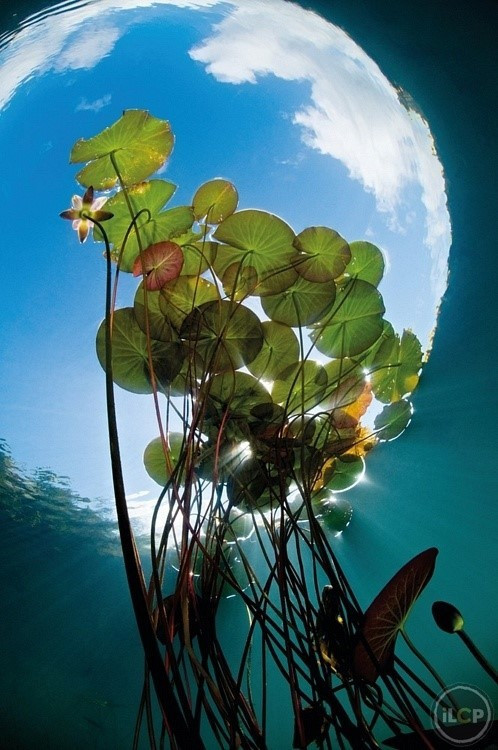
#> input picture 【OpenCv基础】第37讲 基础轮廓查找/python/PythonApplication/PythonApplication/1.jpg, 498 x 750 px
$ python PythonApplication.py   (older library calls are emulated)
#> lines starting #> are read from the running program, lines starting #| are printed output that depends on the picture; after the words box and inside, x2 and y2 are one past the last pixel; in counts of white or black regions, pixels touching at a corner belong together
import cv2
import numpy as np
import random

def zh_ch(string):
	return string.encode("gbk").decode(errors="ignore")

# 【1】载入原始图
srcImage = cv2.imread("1.jpg", 0)
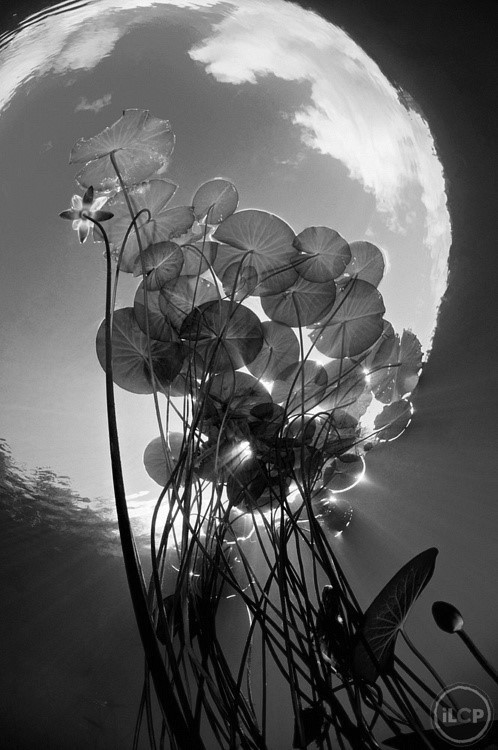
#> srcImage: shape (750, 498); min 0, max 255, mean 94.5
cv2.imshow("原始图", srcImage)

# 【2】初始化结果图
imgH = srcImage.shape[0]
#> imgH = 750
imgW = srcImage.shape[1]
#> imgW = 498
dstImage = cv2.UMat((imgW, imgH), cv2.CV_8UC3)

# 【3】srcImage取大于阈值119的那部分
ret,srcImage = cv2.threshold(srcImage,119,255,cv2.THRESH_BINARY)
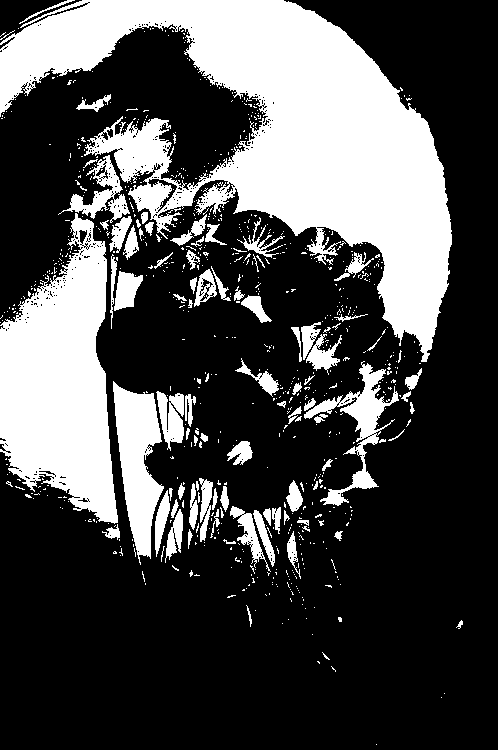
#> srcImage: shape (750, 498); 29.8% white; 779 white regions (693 under 20 px)
cv2.imshow(zh_ch('取阈值后的原始图'), srcImage)

# 【4】查找轮廓
contours, hierarchy = cv2.findContours(srcImage,cv2.RETR_CCOMP,cv2.CHAIN_APPROX_SIMPLE)
#> contours = 1364 contours, 1288 with area under 20; largest, box (x1, y1, x2, y2) and area: (0, 0, 452, 362) 62018, (0, 213, 118, 524) 22732, (113, 381, 164, 565) 4920, (304, 361, 399, 506) 2683, (58, 155, 130, 223) 1365

for i in range(0,len(contours)):
    cv2.drawContours(dstImage, contours, i, (random.randint(0,255), random.randint(0,255), random.randint(0,255)), -1, 8,  hierarchy)

cv2.imshow("dstImage", dstImage)
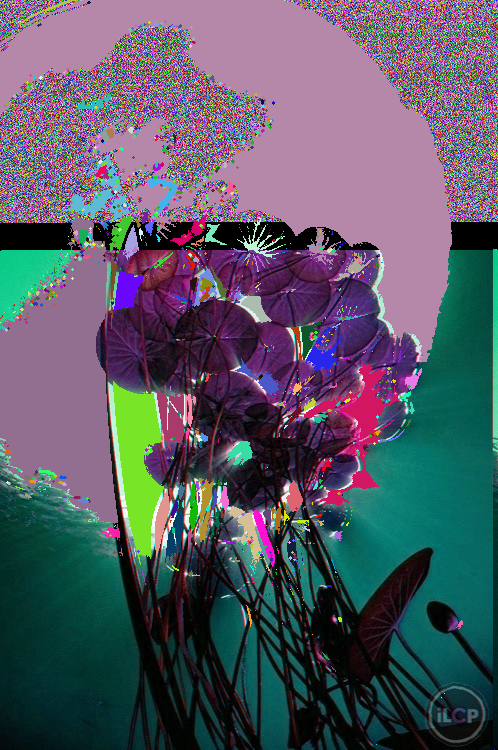
#> window 'dstImage': shape (750, 498, 3); mean B, G, R 99.5, 89.8, 84.8
cv2.waitKey(0)
cv2.destroyAllWindows()
